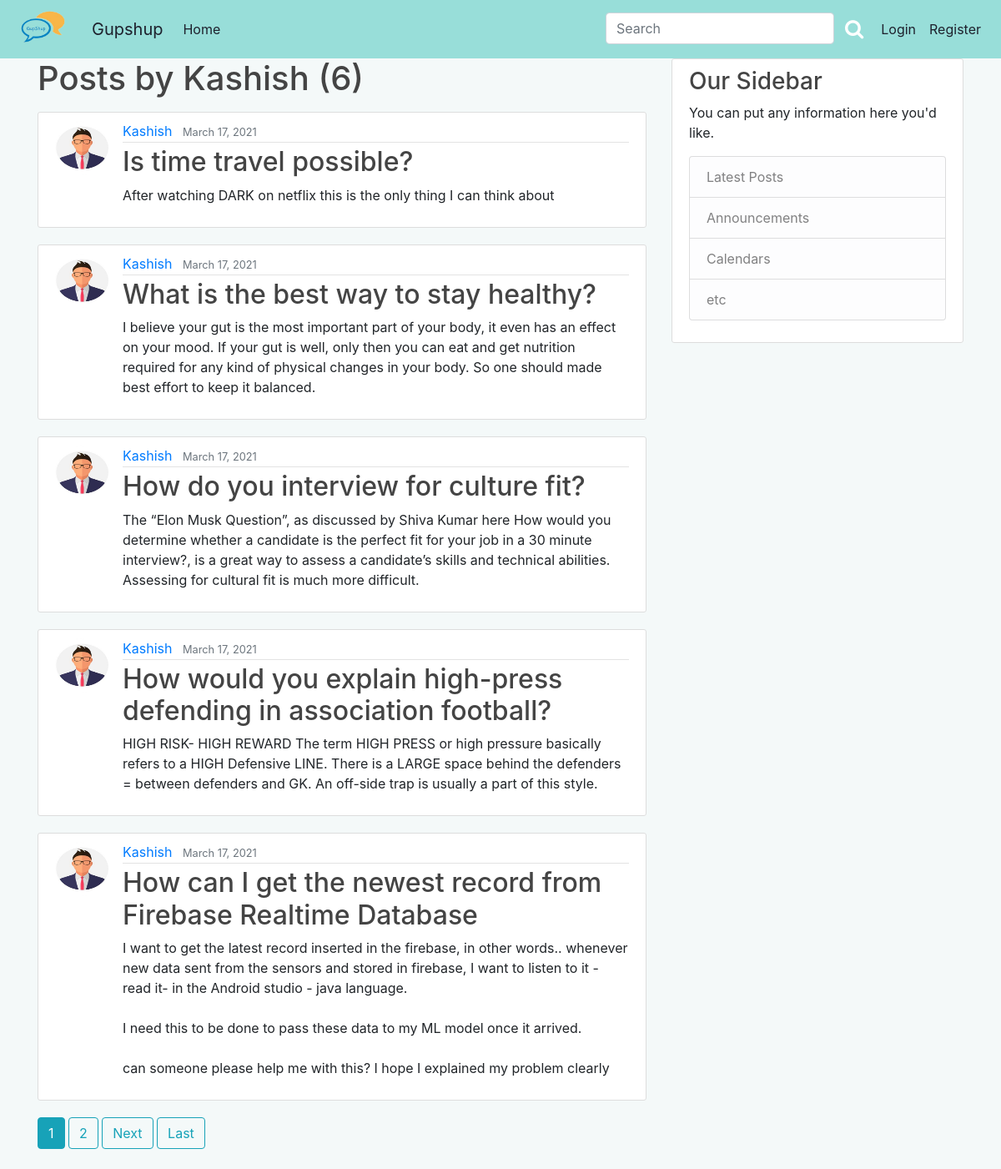
The page /user/Kashish on the database as committed earlier.
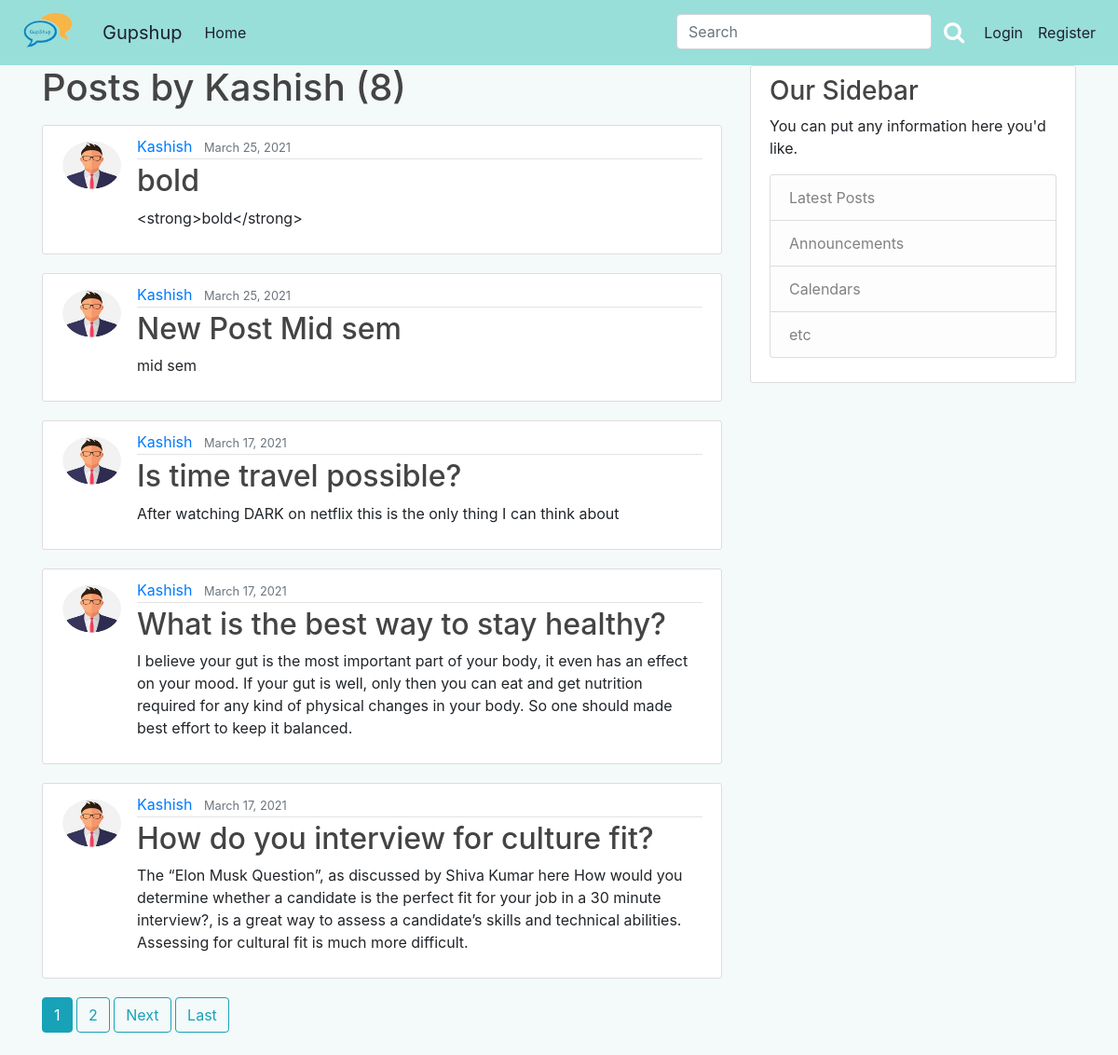
The same page on the database as committed later.
### blog/models.py (models this page shows, shortened)
class Post(models.Model):
    title = models.CharField(max_length=100)
    content = models.TextField()
    date_posted = models.DateTimeField(default=timezone.now)
    author = models.ForeignKey(User, on_delete=models.CASCADE)
    category = models.CharField(
        max_length=20,
        choices=Category_choices,
        default='Miscellenous'
    )
    upvote = models.ManyToManyField(User, related_name='upvote')
    downvote = models.ManyToManyField(User, related_name='downvote')
    bookmark = models.ManyToManyField(User, related_name='bookmark')

### users/models.py (models this page shows, shortened)
class Profile(models.Model):
	user = models.OneToOneField(User, on_delete=models.CASCADE)
	image = models.ImageField(default='default.jpg',upload_to='profile_pics')

### blog/views.py (the view)
# urls.py: path('user/<str:username>', UserPostListView.as_view(), name='user-posts'),
class UserPostListView(ListView):
    model = Post
    template_name = 'blog/user_posts.html'
    context_object_name = 'posts'
    paginate_by = 5
    def get_queryset(self):
        user = get_object_or_404(User, username=self.kwargs.get('username'))
        return Post.objects.filter(author=user).order_by('-date_posted')

### blog/templates/blog/user_posts.html (shortened to what this page needs)
{% extends "blog/base.html" %}
{% block content %}
	<h1 class="mb-3">Posts by {{ view.kwargs.username }} ({{ page_obj.paginator.count }})</h1>
	{% for post in posts%}
		<article class="media content-section">
			<img class="rounded-circle article-img "src = {{post.author.profile.image.url}}>
		    <div class="media-body">
			    <div class="article-metadata">
			      <a class="mr-2" href="{% url 'user-posts' post.author.username %}">{{ post.author }}</a>
			      <small class="text-muted">{{ post.date_posted|date:"F d, Y" }}</small>
			    </div>
			    <h2><a class="article-title" href="{% url 'post-detail' post.id %}">{{ post.title }}</a></h2>
			    <p class="article-content">{{ post.content }}</p>
			</div>
		</article>
	{%endfor%}
	{% if is_paginated%}
		{% for num in page_obj.paginator.page_range %}
			{% if page_obj.number == num %}
				<a class="btn btn-info mb-4" href="?page={{ num }}">{{ num }}</a>
			{% elif num > page_obj.number|add:'-3' and num < page_obj.number|add:'3'%}
				<a class="btn btn-outline-info mb-4" href="?page={{ num }}">{{ num }}</a>
			{% endif %}
		{% endfor %}
		{% if page_obj.has_next %}
			<a class="btn btn-outline-info mb-4" href="?page={{ page_obj.next_page_number }}">Next</a>
			<a class="btn btn-outline-info mb-4" href="?page={{ page_obj.paginator.num_pages }}">Last</a>
		{% endif %}
	{% endif %}
{% endblock content %}

Rows that differ between the two databases and show on the page:
no longer on this page (row unchanged): Post: author.profile.image (placeholder picture), author "Kashish", date_posted "March 17, 2021", title "How would you explain high-press defending in association football?", content "HIGH RISK- HIGH REWARD The term HIGH PRESS or high pressure basically refers to a HIGH Defensive LINE. There is a LARGE space behind the defenders = between defenders and GK. An off-side trap is usually a part of this style."
no longer on this page (row unchanged): Post: author.profile.image (placeholder picture), author "Kashish", date_posted "March 17, 2021", title "How can I get the newest record from Firebase Realtime Database", content "I want to get the latest record inserted in the firebase, in other words.. whenever new data sent from the sensors and stored in firebase, I want to listen to it - read it- in the Android studio - java language. I need this to be done to pass these data to my ML model once it arrived. can someone please help me with this? I hope I explained my problem clearly"
added Post: author.profile.image (placeholder picture), author "Kashish", date_posted "March 25, 2021", title "bold", content "<strong>bold</strong>"
added Post: author.profile.image (placeholder picture), author "Kashish", date_posted "March 25, 2021", title "New Post Mid sem", content "mid sem"
Other text that changed with them:
{{ page_obj.paginator.count }}: "6" → "8"
